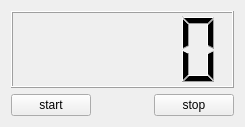
<?xml version="1.0" encoding="UTF-8"?>
<ui version="4.0">
 <class>Widget</class>
 <widget class="QWidget" name="Widget">
  <property name="geometry">
   <rect>
    <x>0</x>
    <y>0</y>
    <width>245</width>
    <height>127</height>
   </rect>
  </property>
  <property name="windowTitle">
   <string>Widget</string>
  </property>
  <layout class="QGridLayout" name="gridLayout">
   <item row="0" column="0" colspan="3">
    <widget class="QLCDNumber" name="lcdNumber"/>
   </item>
   <item row="1" column="0">
    <widget class="QPushButton" name="pushButton">
     <property name="text">
      <string>start</string>
     </property>
    </widget>
   </item>
   <item row="1" column="1">
    <spacer name="horizontalSpacer">
     <property name="orientation">
      <enum>Qt::Horizontal</enum>
     </property>
     <property name="sizeHint" stdset="0">
      <size>
       <width>62</width>
       <height>20</height>
      </size>
     </property>
    </spacer>
   </item>
   <item row="1" column="2">
    <widget class="QPushButton" name="pushButton_2">
     <property name="text">
      <string>stop</string>
     </property>
    </widget>
   </item>
  </layout>
 </widget>
 <layoutdefault spacing="6" margin="11"/>
 <resources/>
 <connections/>
</ui>
